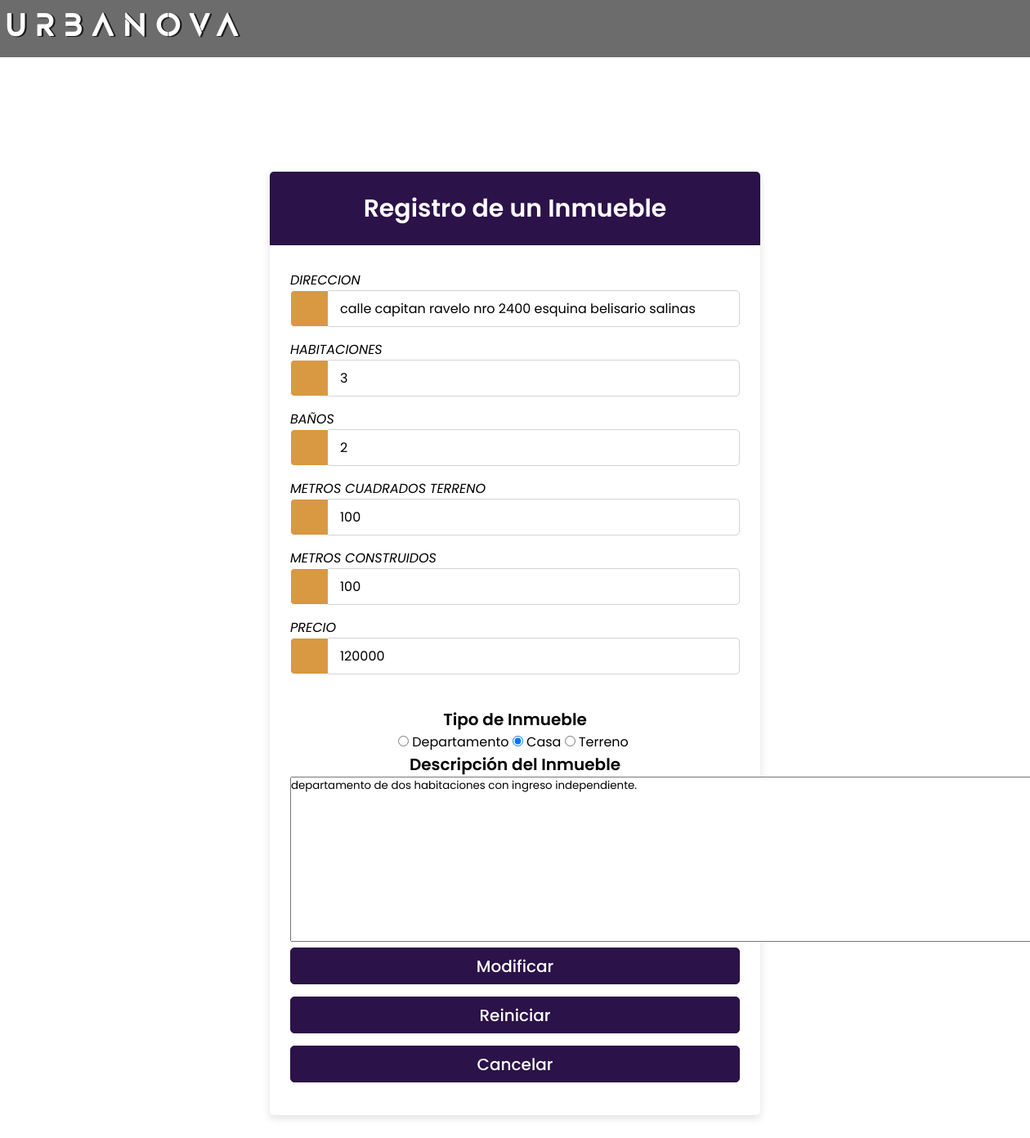
Page /web-app/inm_modifica.php?codigoi=1 on the committed database.
### tables this page shows
CREATE TABLE `inmueble` (
  `codigoi` int(11) NOT NULL,
  `tipo` char(1) NOT NULL,
  `direccion` varchar(200) NOT NULL,
  `m2` int(11) NOT NULL,
  `m2c` int(11) NOT NULL,
  `habitaciones` int(11) NOT NULL,
  `banos` int(11) NOT NULL,
  `precio` int(11) NOT NULL,
  `descripcion` text NOT NULL,
  `codigo_per` int(11) NOT NULL
);

### web-app/inm_modifica.php (the view, shortened to what this page needs)
<!DOCTYPE html>
<html lang="en">
<head>
    <link rel="stylesheet" href="/CSS/formulario1.css">
</head>
<body>
    <div class="header">
        <img height="60px" width="auto" src="/img/URBANOVA_text.png" alt="Logo Urbanova">
    </div><br><br>
    <div class="container">
        <div class="wrapper">
          <div class="title"><span>Registro de un Inmueble</span></div>
          <form action="inm_actualizar.php" method="post">
            <?php
            include "conectar.php";
            $codigoi = $_GET['codigoi'];
            $consulta ="select * from inmueble where codigoi = '$codigoi'";
            if ($resultado = $conn->query($consulta)) {
                $fila = $resultado->fetch_assoc();
            ?>
            <div>
                <i class="fas fa-lock"><p>DIRECCION</p></i>
            </div>
            <div class="row">
                <i class="fas fa-lock"></i>
                <input type="text" id="direccion" name="direccion" required size="50" placeholder="Direccion" value="<?php echo $fila['direccion']?>" required>
            </div>
            <div>
            <i class="fas fa-lock"><p>HABITACIONES</p></i>
          </div>
          <div class="row">
            <i class="fas fa-lock"></i>
            <input type="text" id="habitacion" name="habitacion" required size="5"placeholder="Habitaciones" value="<?php echo $fila['habitaciones']?>" required>
          </div>
          <div>
            <i class="fas fa-lock"><p>BAÑOS</p></i>
          </div>
          <div class="row">
            <i class="fas fa-user"></i>
            <input type="text" id="banos" name="banos" required size="5" placeholder="Baños" value="<?php echo $fila['banos']?>" required>
          </div>
          <div>
            <i class="fas fa-lock"><p>METROS CUADRADOS TERRENO</p></i>
          </div>
          <div class="row">
            <i class="fas fa-user"></i>
            <input type="text" id="mts2" name="mts2" required size="7" placeholder="Metros Cuadrados Terreno" value="<?php echo $fila['m2']?>" required>
          </div>
          <div>
            <i class="fas fa-lock"><p>METROS CONSTRUIDOS</p></i>
          </div>
          <div class="row">
            <i class="fas fa-user"></i>
            <input type="text" id="mtsc" name="mtsc" required size="7" placeholder="Metros Construidos" value="<?php echo $fila['m2c']?>" required>
          </div>
          <div>
            <i class="fas fa-lock"><p>PRECIO</p></i>
          </div>
          <div class="row">
            <i class="fas fa-user"></i>
            <input type="text" id="precio" name="precio" required size="10" placeholder="Precio" value="<?php echo $fila['precio']?>" required>
          </div>
          <br>
            <div class="big"><label for="">Tipo de Inmueble</label></div>
            <div class="option">
                <input type="radio" id="contactChoice1" name="tipo" value="D" <?php echo ($fila['tipo'] == 'D' ? 'checked' : '');?> />
                <label for="contactChoice1">Departamento</label>
                <input type="radio" id="contactChoice2" name="tipo" value="C" <?php echo ($fila['tipo'] == 'C' ? 'checked' : '');?> />
                <label for="contactChoice2">Casa</label>
                <input type="radio" id="contactChoice2" name="tipo" value="T" <?php echo ($fila['tipo'] == 'T' ? 'checked' : '');?> />
                <label for="contactChoice2">Terreno</label>
            </div>
            <div class="big"><label for="">Descripción del Inmueble</label></div>
            <textarea id="descrip" name="descrip" minlength="10" maxlength="600" required cols="80" rows="10"><?php echo $fila['descripcion']?></textarea>
            <div class="row button">
                <input type="submit" value="Modificar">
            </div>
            <div class="row button">
                <input type="reset" value="Reiniciar">
            </div>
            <form action="home.html">
                <div class="row button">
                    <input type="submit" value="Cancelar">
                </div>
            </form>
            <?php }  ?>
          </form>
</body>
</html>

### web-app/CSS/formulario1.css (style rules this page uses)
* { margin: 0; padding: 0; box-sizing: border-box; font-family: "Poppins", sans-serif; }
.container { max-width: 640px; padding: 0 20px; margin: 90px auto; }
.wrapper { width: 100%; background: #fff; border-radius: 5px; box-shadow: 0px 4px 10px 1px rgba(0,0,0,0.1); }
.header { width:100%; height: 70px; margin-top: 0px; border-left: 10px; background: #00000093; }
.wrapper .title { height: 90px; background: #2b1249; border-radius: 5px 5px 0 0; color: #fff; font-size: 30px; font-weight: 600; display: flex; align-items: center; justify-content: center; }
.wrapper form { padding: 30px 25px 25px 25px; }
.wrapper form .row { height: 45px; margin-bottom: 15px; position: relative; }
.wrapper form .row input { height: 100%; width: 100%; outline: none; padding-left: 60px; border-radius: 5px; border: 1px solid lightgrey; font-size: 16px; transition: all 0.3s ease; }
form .row input::placeholder { color: #999; }
.wrapper form .row i { position: absolute; width: 47px; height: 100%; color: #fff; font-size: 18px; background: #D99842; border: 1px solid; border-radius: 5px 0 0 5px; display: flex; align-items: center; justify-content: center; }
.wrapper form .button input { color: #fff; font-size: 20px; font-weight: 500; padding-left: 0px; background: #2b1249; border: 1px solid #2b1249; cursor: pointer; }
.option { margin-left: 24%; }
.big { font-size: 20px; font-weight: 600; align-content: center; text-align: center; }

### rows in the picture
inmueble: direccion "calle capitan ravelo nro 2400 esquina belisario salinas", habitacion "3", banos "2", mts2 "100", mtsc "100", precio "120000", tipo "☐ Departamento", tipo "☑ Casa", descrip "departamento de dos habitaciones con ingreso independiente."
